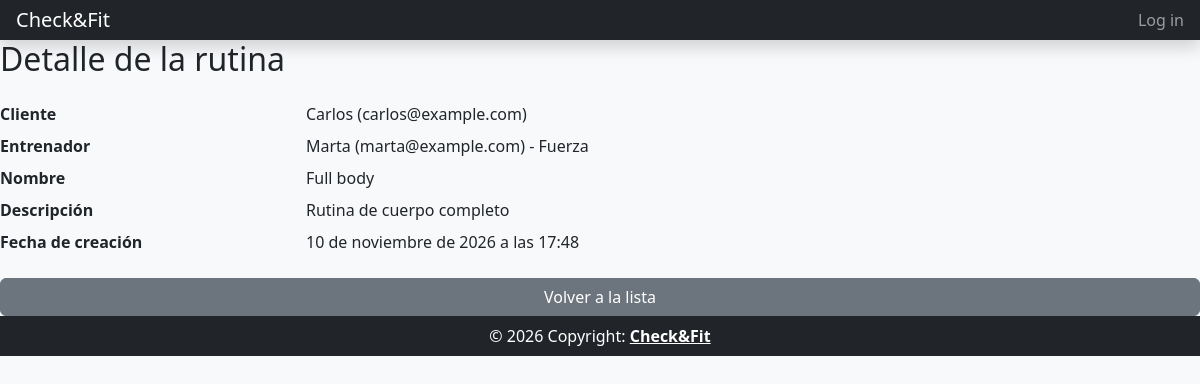
/rutina_detail/1/, run on the app's committed database.
### core/models.py (models this page shows, shortened)
class Rutina(models.Model):
    cliente = models.ForeignKey(Usuario, on_delete=models.PROTECT, related_name='rutinas', verbose_name='Cliente')
    entrenador = models.ForeignKey(Entrenador, on_delete=models.PROTECT, related_name='rutinas', verbose_name='Entrenador')
    nombre = models.CharField(max_length=256, verbose_name='Nombre')
    descripcion = models.TextField(verbose_name='Descripción')
    fecha_creacion = models.DateTimeField(default=now, verbose_name='Fecha de creación')
    class Meta:
        unique_together = (('cliente', 'nombre'),)
        verbose_name = 'Rutina'
        verbose_name_plural = 'Rutinas'
        ordering = ['-fecha_creacion']

class Usuario(models.Model):
    nombre = models.CharField(max_length=256, verbose_name='Nombre')
    email = models.EmailField(unique=True, verbose_name='Email')
    contrasena = models.CharField(max_length=128, verbose_name='Contraseña')
    rol = models.CharField(max_length=50, verbose_name='Rol')
    fecha_registro = models.DateTimeField(default=now, verbose_name='Fecha de registro')
    class Meta:
        unique_together = (('email',),)
        verbose_name = 'Usuario'
        verbose_name_plural = 'Usuarios'
        ordering = ['nombre']
    def __str__(self):
        return self.nombre + ' (' + self.email + ')'

class Entrenador(models.Model):
    usuario = models.ForeignKey(Usuario, on_delete=models.PROTECT, verbose_name='Usuario')
    especialidad = models.CharField(max_length=256, verbose_name='Especialidad')
    experiencia = models.PositiveIntegerField(verbose_name='Años de experiencia')
    descripcion = models.TextField(verbose_name='Descripción')
    class Meta:
        unique_together = (('usuario',),)
        verbose_name = 'Entrenador'
        verbose_name_plural = 'Entrenadores'
        ordering = ['usuario__nombre']
    def __str__(self):
        return str(self.usuario) + ' - ' + self.especialidad

### core/views.py (the view)
# urls.py: path('rutina_detail/<int:pk>/', views.RutinaDetailView.as_view(), name='rutina_detail'),
class RutinaDetailView(DetailView):
    model = Rutina
    template_name = 'core/rutina_detail.html'

### templates/core/rutina_detail.html (shortened to what this page needs)
{% extends 'common/base.html' %}
{% block content %}
<h2 class="mb-4">Detalle de la rutina</h2>
<dl class="row">
    <dt class="col-sm-3">Cliente</dt><dd class="col-sm-9">{{ object.cliente }}</dd>
    <dt class="col-sm-3">Entrenador</dt><dd class="col-sm-9">{{ object.entrenador }}</dd>
    <dt class="col-sm-3">Nombre</dt><dd class="col-sm-9">{{ object.nombre }}</dd>
    <dt class="col-sm-3">Descripción</dt><dd class="col-sm-9">{{ object.descripcion }}</dd>
    <dt class="col-sm-3">Fecha de creación</dt><dd class="col-sm-9">{{ object.fecha_creacion }}</dd>
</dl>
<a href="{% url 'rutina_list' %}" class="btn btn-secondary">Volver a la lista</a>
{% endblock %}

### data on the page
Rutina: cliente "Carlos (carlos@example.com)", entrenador "Marta (marta@example.com) - Fuerza", nombre "Full body", descripcion "Rutina de cuerpo completo", fecha_creacion "10 de noviembre de 2026 a las 17:48"
